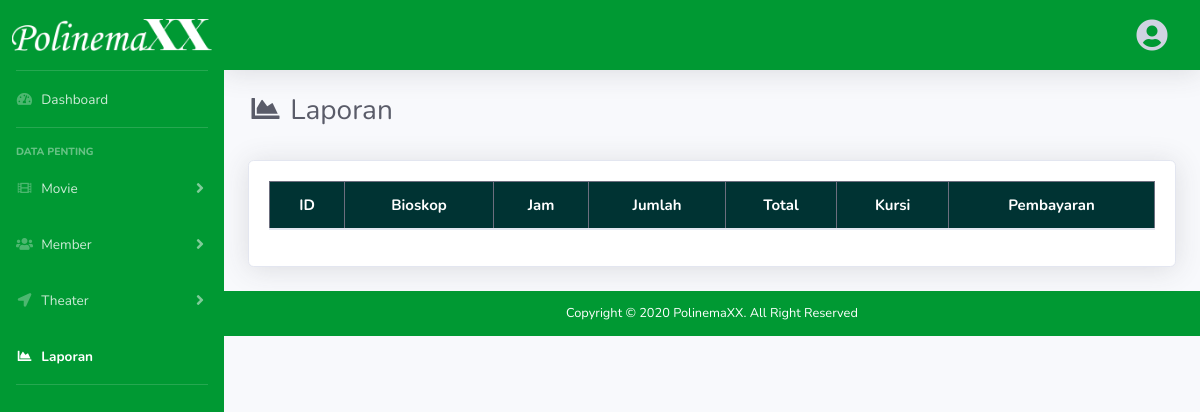
Before: /index.php/admin/laporan with the older database file.
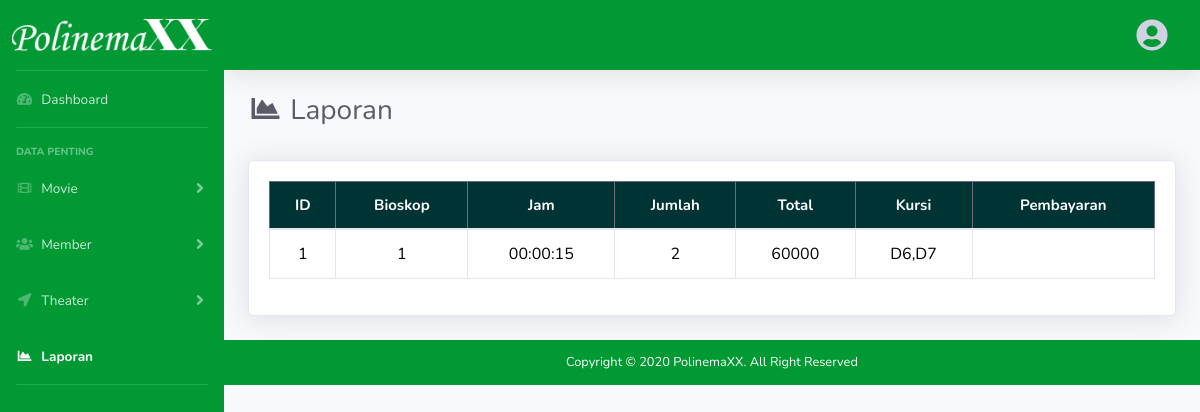
After: the same page with the newer database file.
### tables this page shows
CREATE TABLE `transaksi_pembelian` (
  `id_transaksi` int(5) NOT NULL,
  `user` int(11) DEFAULT NULL,
  `film` int(10) DEFAULT NULL,
  `bioskop` int(5) NOT NULL,
  `jam` time NOT NULL,
  `jumlah` int(5) NOT NULL,
  `harga` int(10) NOT NULL,
  `total` int(20) DEFAULT NULL,
  `kursi` varchar(255) NOT NULL,
  `bayar` enum('BNI','BRI','Gopay','Dana','OVO') NOT NULL
);

### application/controllers/admin.php (called while the page is built, shortened)
<?php
class admin extends CI_Controller {
	public function __construct()
	{
		$this->load->model('polinemaxx_model');
	}
	public function laporan()
	{
		$data = array(
            'title' => 'Polinemaxx | Laporan',
            'laporan' => $this->polinemaxx_model->datatabelsLaporan()
        );
		$this->load->view('polinemaxx/admin/laporan', $data);
	}
}
?>

### index.php (called while the page is built, shortened)
<?php
require_once BASEPATH.'core/CodeIgniter.php';

### application/models/polinemaxx_model.php (called while the page is built, shortened)
<?php
class polinemaxx_model extends CI_Model {
    public function datatabelsLaporan(){
        $query = $this->db->order_by('id_transaksi','DESC')->get('transaksi_pembelian');
        return $query->result_array();
    }
}
?>

### application/views/polinemaxx/admin/laporan.php (the view, shortened to what this page needs)
<!DOCTYPE html>
<html lang="en">
<head>
  <link href="<?php echo base_url('assets/admin/vendor/fontawesome-free/css/all.min.css');?>" rel="stylesheet" type="text/css">
  <link href="<?php echo base_url('assets/admin/css/sb-admin-2.css');?>" rel="stylesheet">
  <link href="<?php echo base_url('assets/admin/vendor/datatables/dataTables.bootstrap4.min.css');?>" rel="stylesheet">
</head>
<body id="page-top">
  <div id="wrapper">
    <ul class="navbar-nav bg-gradient-primary sidebar sidebar-dark accordion" id="accordionSidebar">
      <a class="sidebar-brand d-flex align-items-center justify-content-center" href="<?php echo base_url(); ?>admin/dashboard">
        <div class="sidebar-brand-icon">
          <img src="<?php echo base_url('img/PolinemaXX_logoAdmin.png');?>" width="200">
        </div>
      </a>
      <hr class="sidebar-divider my-0">
      <li class="nav-item">
        <a class="nav-link" href="<?php echo base_url(); ?>admin/dashboard">
          <i class="fas fa-fw fa-tachometer-alt"></i>
          <span>Dashboard</span></a>
      </li>
      <hr class="sidebar-divider">
      <div class="sidebar-heading">
        Data Penting
      </div>
      <li class="nav-item open">
        <a class="nav-link collapsed" href="#" data-toggle="collapse" data-target="#collapseTwo" aria-expanded="true" aria-controls="collapseTwo">
          <i class="fas fa-fw fa-film"></i>
          <span>Movie</span>
        </a>
      </li>
      <li class="nav-item">
        <a class="nav-link collapsed" href="#" data-toggle="collapse" data-target="#collapseThree" aria-expanded="true" aria-controls="collapseThree">
          <i class="fas fa-fw fa-users"></i>
          <span>Member</span>
        </a>
      </li>
      <li class="nav-item">
        <a class="nav-link collapsed" href="#" data-toggle="collapse" data-target="#collapseFour" aria-expanded="true" aria-controls="collapseFour">
          <i class="fas fa-fw fa-location-arrow "></i>
          <span>Theater</span>
        </a>
      </li>
      <li class="nav-item active">
        <a class="nav-link" href="<?php echo base_url(); ?>admin/laporan">
          <i class="fas fa-fw fa-chart-area "></i>
          <span>Laporan</span></a>
      </li>
      <hr class="sidebar-divider d-none d-md-block">
    </ul>
    <div id="content-wrapper" class="d-flex flex-column">
      <div id="content">
        <nav class="navbar navbar-expand navbar-light bg-green topbar mb-4 static-top shadow">
          <ul class="navbar-nav ml-auto">
            <li class="nav-item dropdown no-arrow">
              <a class="nav-link dropdown-toggle" href="#" id="userDropdown" role="button" data-toggle="dropdown" aria-haspopup="true" aria-expanded="false">
                <i class="fas fa-fw fa-user-circle fa-2x"></i>
              </a>
            </li>
          </ul>
        </nav>
        <div class="container-fluid">
          <h1 class="h3 mb-2 text-gray-800"><i class="fas fa-fw fa-chart-area"></i> Laporan</h1><br>
          <div class="card shadow mb-4">
        <div class="card-body">
              <div class="table-responsive">
                <table class="table table-bordered table-hover" id="dataTable" width="100%" cellspacing="0" style="color: black">
                  <thead class="table-dark bg-green-dark text-white" align="center" style="font-size: 15px">
                    <tr>
                      <th>ID</th>
                      <th>Bioskop</th>
                      <th>Jam</th>
                      <th>Jumlah</th>
                      <th>Total</th>
                      <th>Kursi</th>
                      <th>Pembayaran</th>
                    </tr>
                  </thead>
                  <tbody align="center">
                  <?php
                    foreach($laporan as $l){?>
                    <tr>
                      <td><?= $l['id_transaksi']; ?></td>
                      <td><?= $l['bioskop']; ?></td>
                      <td><?= $l['jam']; ?></td>
                      <td><?= $l['jumlah']; ?></td>
                      <td><?= $l['total']; ?></td>
                      <td><?= $l['kursi']; ?></td>
                      <td><?= $l['pembayaran']; ?></td>
                    </tr>
                    <?php } ?>
                  </tbody>
                </table>
              </div>
            </div>
        </div>
      </div>
      <footer class="sticky-footer bg-green" style="color: white">
        <div class="container my-auto">
          <div class="copyright text-center my-auto">
            <span>Copyright &copy; 2020 <a href="#" style="color: white" >PolinemaXX</a>. All Right Reserved</span>
          </div>
        </div>
      </footer>
    </div>
  </div>
</body>
</html>

Changed rows visible on the page:
added transaksi_pembelian: id_transaksi "1", bioskop "1", jam "00:00:15", jumlah "2", total "60000", kursi "D6,D7"
